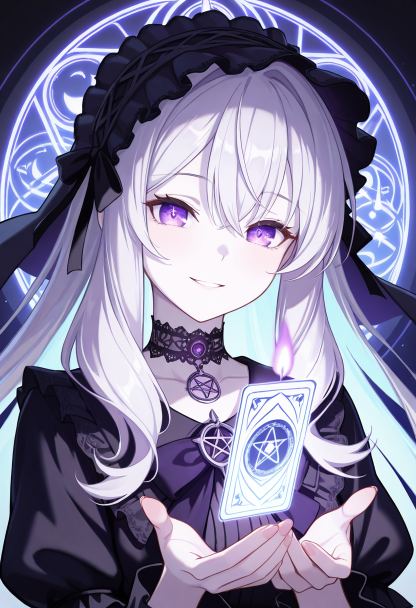
#> input picture character-design/reference/shuna.png, 832 x 1216 px (shown at 1/2 size)
$ python compose_profile_v2.py
#> lines starting #> are read from the running program, lines starting #| are printed output that depends on the picture
"""
シュナ＋ライカの既存画像を合成（改良版）
境目に軽くブレンドをかけて継ぎ目を馴染ませる。
顔・服装は元画像100%維持。
"""
from PIL import Image
import os

BASE = os.path.dirname(__file__)
shuna = Image.open(os.path.join(BASE, "reference", "shuna.png")).convert("RGBA")
raika = Image.open(os.path.join(BASE, "reference", "raika.png")).convert("RGBA")
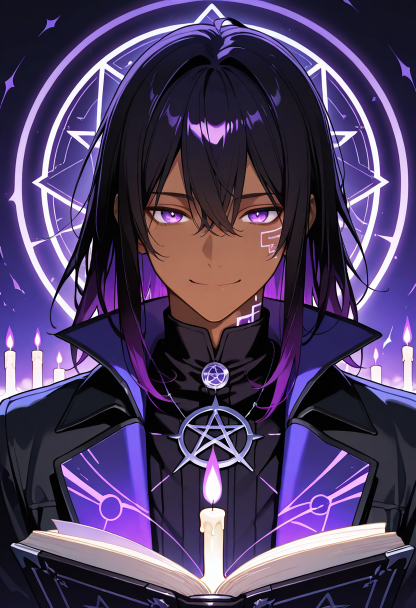
#> input picture character-design/reference/raika.png, 832 x 1216 px (shown at 1/2 size)

W, H = shuna.size  # 832 x 1216
#> W = 832; H = 1216

# キャンバス作成（背景は深紫で統一）
canvas = Image.new("RGBA", (W * 2, H), (10, 8, 18, 255))
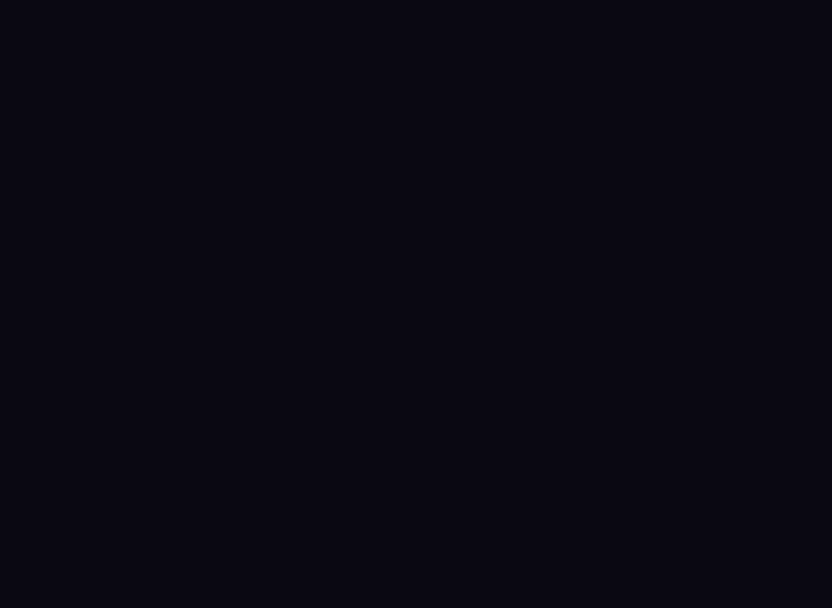
#> canvas: PIL image 1664x1216 RGBA (shown at 1/2 size); mean R, G, B, A 10, 8, 18, 255
canvas.paste(shuna, (0, 0))
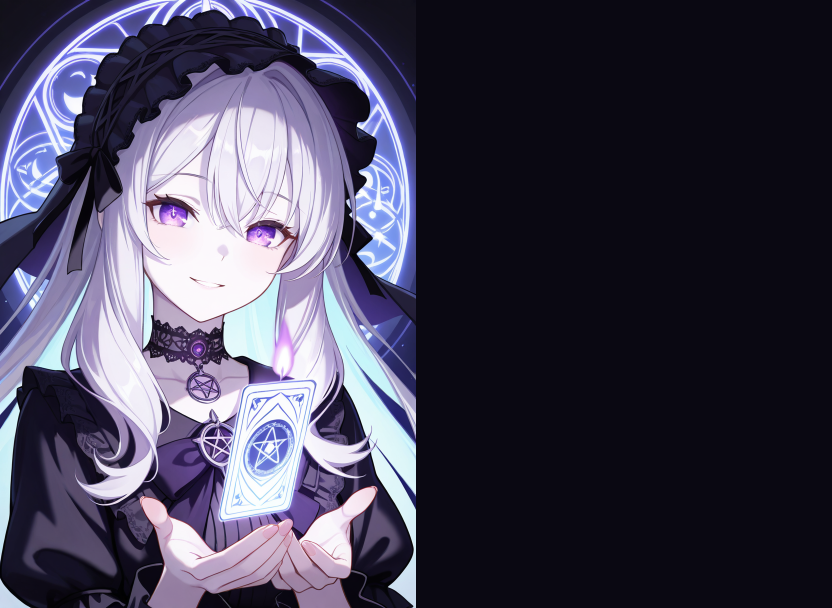
#> canvas: PIL image 1664x1216 RGBA (shown at 1/2 size); mean R, G, B, A 69.4, 66.2, 86.2, 255
canvas.paste(raika, (W, 0))

# 境目（x=W付近）に縦方向のソフトブレンドを入れる
# 左右の画像の端を少しずつクロスフェードする
blend_width = 40  # 境目幅
for x in range(blend_width):
    # 左側のraika画像端をshunaに、右側のshuna画像端をraikaに少しずつブレンド
    alpha = 0.5 * (1 - x / blend_width)
    # シュナ右端のピクセルをライカ側にブレンド
    col_shuna = shuna.crop((W - blend_width + x, 0, W - blend_width + x + 1, H))
    col_raika = raika.crop((x, 0, x + 1, H))
    # 境目の左側：shuna色 ← raika色少し混ぜる
    blended_left = Image.blend(col_shuna, col_raika, alpha)
    canvas.paste(blended_left, (W - blend_width + x, 0))
    # 境目の右側：raika色 ← shuna色少し混ぜる
    blended_right = Image.blend(col_raika, col_shuna, alpha)
    canvas.paste(blended_right, (W + x, 0))
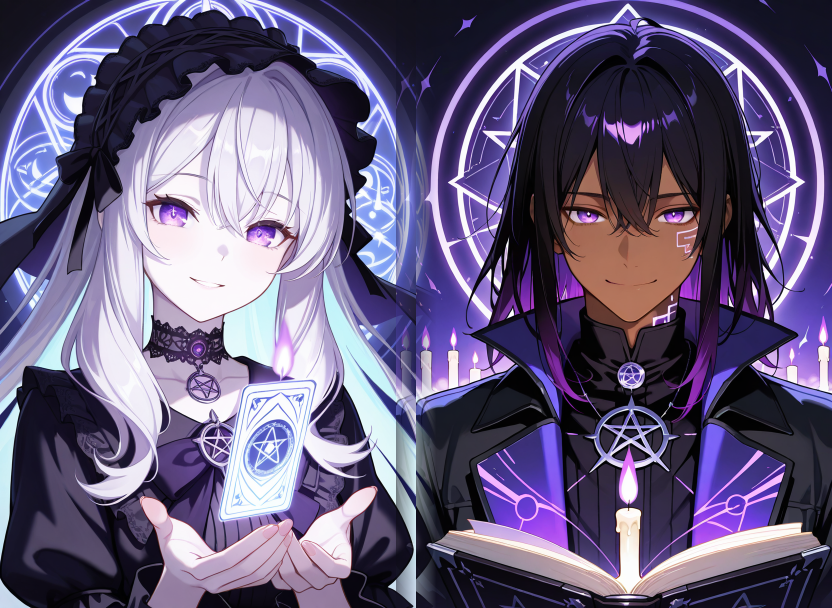
#> canvas: PIL image 1664x1216 RGBA (shown at 1/2 size); mean R, G, B, A 103.2, 93.4, 126.3, 255

# 正方形にクロップ（中央切り出し）
square_size = H  # 1216
#> square_size = 1216
left = (W * 2 - square_size) // 2  # 224
#> left = 224
square = canvas.crop((left, 0, left + square_size, H))
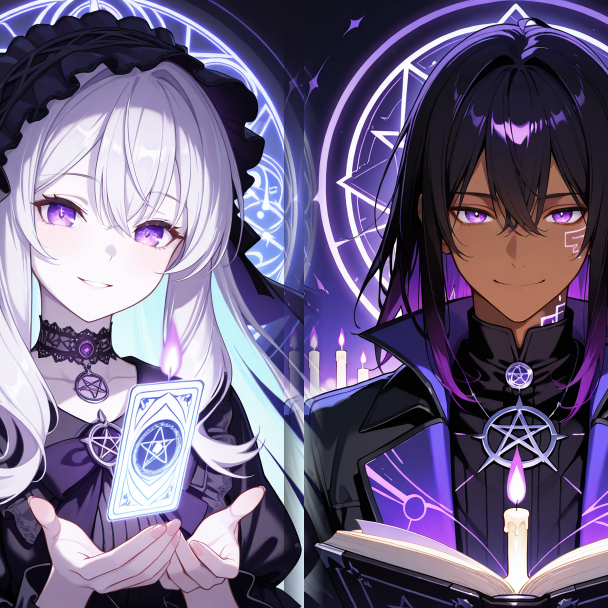
#> square: PIL image 1216x1216 RGBA (shown at 1/2 size); mean R, G, B, A 111.1, 100, 131.3, 255

# 1024x1024 と 400x400 で保存
square.resize((1024, 1024), Image.LANCZOS).save(
    os.path.join(BASE, "profile_2shot_blended_1024.png")
)
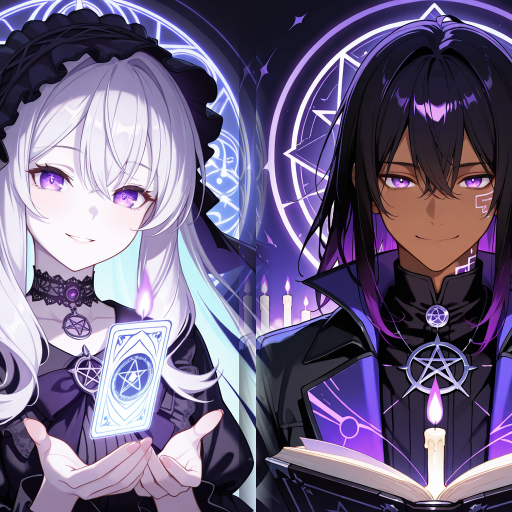
#> saved as profile_2shot_blended_1024.png: PIL image 1024x1024 RGBA (shown at 1/2 size); mean R, G, B, A 111.1, 100, 131.3, 255
square.resize((400, 400), Image.LANCZOS).save(
    os.path.join(BASE, "profile_2shot_blended_400.png")
)
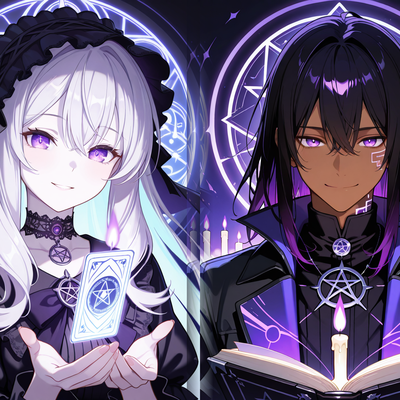
#> saved as profile_2shot_blended_400.png: PIL image 400x400 RGBA; mean R, G, B, A 111.1, 100, 131.2, 255

print("Saved:")
print("  profile_2shot_blended_1024.png")
print("  profile_2shot_blended_400.png")
